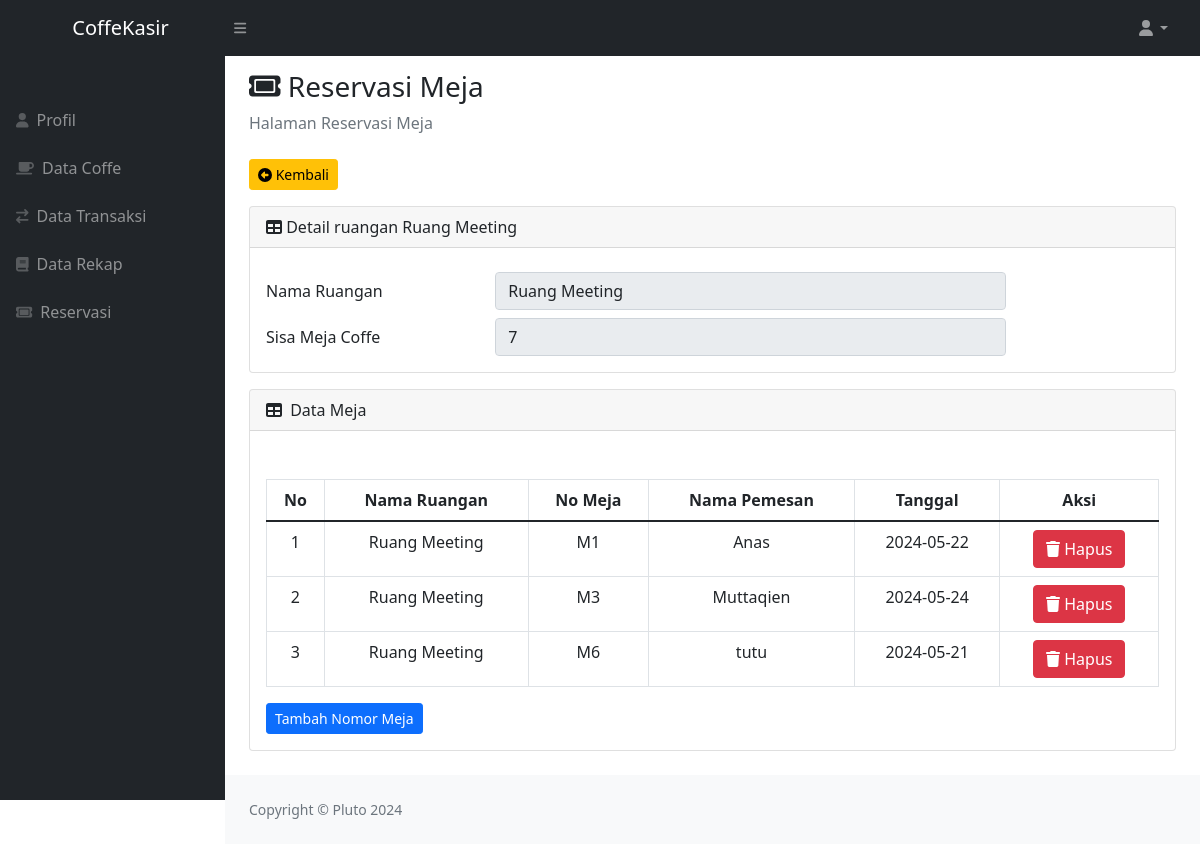
The app's page /detailruangan.php?data=1 (signed in) with its own data.
### tables this page shows
CREATE TABLE `ruangan` (
  `id_ruangan` int(11) NOT NULL,
  `nama_ruangan` varchar(50) NOT NULL
);

CREATE TABLE `meja` (
  `id_meja` int(11) NOT NULL,
  `id_ruangan` int(11) NOT NULL,
  `no_meja` varchar(25) NOT NULL,
  `nama_pemesan` varchar(25) NOT NULL,
  `tanggal` date NOT NULL
);

### detailruangan.php (the view, shortened to what this page needs)
<?php
require 'function.php';
include("koneksi/koneksi.php");
if (isset($_GET['data'])) {
    $id_ruangan = $_GET['data'];
    $query = mysqli_query($koneksi, "SELECT `nama_ruangan` FROM `ruangan` WHERE `id_ruangan` = '$id_ruangan'");
    while ($data = mysqli_fetch_array($query)) {
        $nama_ruangan = $data[0];
    }
}
$sql_count = "SELECT COUNT(*) as no_meja FROM `meja` WHERE `id_ruangan` = '$id_ruangan'";
$count_result = mysqli_query($koneksi, $sql_count);
$count_data = mysqli_fetch_assoc($count_result);
$existing_tables = $count_data['no_meja'];
$totalmeja = 10 - $existing_tables;
?>
<!DOCTYPE html>
<html lang="en">
<head>
    <link href="https://cdn.jsdelivr.net/npm/bootstrap@5.0.2/dist/css/bootstrap.min.css" rel="stylesheet">
    <link href="css/styles.css" rel="stylesheet" />
</head>
<body class="sb-nav-fixed">
    <nav class="sb-topnav navbar navbar-expand navbar-dark bg-dark">
        <a class="navbar-brand ps-3 text-center" href="index.php">CoffeKasir</a>
        <button class="btn btn-link btn-sm order-1 order-lg-0 me-4 me-lg-0" id="sidebarToggle" href="#!"><i class="fas fa-bars"></i></button>
        <ul class="navbar-nav ms-auto ms-md-0 me-3 me-lg-4">
            <li class="nav-item dropdown">
                <a class="nav-link dropdown-toggle" id="navbarDropdown" href="#" role="button" data-bs-toggle="dropdown" aria-expanded="false"><i class="fas fa-user fa-fw"></i></a>
            </li>
        </ul>
    </nav>
    <div id="layoutSidenav">
        <div id="layoutSidenav_nav">
            <nav class="sb-sidenav accordion sb-sidenav-dark" id="sidenavAccordion">
                <div class="sb-sidenav-menu">
                    <div class="nav">
                        <div class="sb-sidenav-menu-heading"></div>
                        <a class="nav-link" href="profil.php">
                            <div class="sb-nav-link-icon"><i class="fas fa-user"></i></div>
                            Profil
                        </a>
                        <a class="nav-link" href="datacoffe.php">
                            <div class="sb-nav-link-icon"><i class="fas fa-coffee"></i></div>
                            Data Coffe
                        </a>
                        <a class="nav-link" href="datatransaksi.php">
                            <div class="sb-nav-link-icon"><i class="fas fa-exchange"></i></div>
                            Data Transaksi
                        </a>
                        <a class="nav-link" href="datarekap.php">
                            <div class="sb-nav-link-icon"><i class="fas fa-book"></i></div>
                            Data Rekap
                        </a>
                        <a class="nav-link" href="reservasi.php">
                            <div class="sb-nav-link-icon"><i class="fas fa-ticket"></i></div>
                            Reservasi
                        </a>
                    </div>
                </div>
            </nav>
        </div>
        <div id="layoutSidenav_content">
            <main>
                <div class="container-fluid px-4">
                    <div class="col-sm-6">
                        <h3><i class="fas fa-ticket mt-3"></i> Reservasi Meja</h3>
                    </div>
                    <ol class="breadcrumb mb-4">
                        <li class="breadcrumb-item active">Halaman Reservasi Meja</li>
                    </ol>
                    <a href="reservasi.php" class="btn btn-sm btn-warning float-right mb-3"><i class="fas fa-arrow-alt-circle-left"></i> Kembali</a>
                    <div class="card card-info">
                        <div class="card-header">
                            <i class="fas fa-table mr-1"></i>
                            Detail ruangan <?php echo $nama_ruangan ?>
                        </div>
                        <form class="form-horizontal" action="konfirmasieditcoffe.php" method="post">
                            <div class="card-body">
                                <div class="form-group row mt-2">
                                    <label for="namacoffe" class="col-sm-3 col-form-label">Nama Ruangan</label>
                                    <div class="col-sm-7">
                                        <input type="text" class="form-control" name="namacoffe" id="namacoffe" value="<?php echo $nama_ruangan ?>" readonly>
                                    </div>
                                </div>
                                <div class="form-group row mt-2">
                                    <label for="hargacoffe" class="col-sm-3 col-form-label">Sisa Meja Coffe</label>
                                    <div class="col-sm-7">
                                        <input type="text" class="form-control" name="hargacoffe" id="hargacoffe" value="<?php echo $totalmeja ?>" readonly>
                                    </div>
                                </div>
                            </div>
                        </form>
                    </div>
                </div>
            </main>
            <main>
                <div class="container-fluid px-4 mt-3">
                    <div class="card mb-4">
                        <div class="card-header">
                            <i class="fas fa-table me-1"></i>
                            Data Meja
                        </div>
                        <div class="card-body">
                            <table id="datatablesSimple" class="table table-bordered text-center">
                                <thead>
                                    <tr>
                                        <th class="text-center">No</th>
                                        <th class="text-center">Nama Ruangan</th>
                                        <th class="text-center">No Meja</th>
                                        <th class="text-center">Nama Pemesan</th>
                                        <th class="text-center">Tanggal</th>
                                        <th class="text-center">Aksi</th>
                                    </tr>
                                </thead>
                                <tbody>
                                    <?php
                                    $no = 1;
                                    $query_meja = mysqli_query($koneksi, "SELECT m.*, r.nama_ruangan FROM `meja` m JOIN `ruangan` r ON m.id_ruangan = r.id_ruangan WHERE m.id_ruangan = '$id_ruangan'");
                                    while ($data = mysqli_fetch_array($query_meja)) {
                                        $id_meja = $data['id_meja'];
                                        $nama_ruangan1 = $data['nama_ruangan'];
                                        $nomor_meja = $data['no_meja'];
                                        $nama_pemesan = $data['nama_pemesan'];
                                        $tanggal = $data['tanggal'];
                                    ?>
                                        <tr>
                                            <td class="text-center"><?php echo $no; ?></td>
                                            <td class="text-center"><?php echo $nama_ruangan1 ?></td>
                                            <td class="text-center"><?php echo $nomor_meja ?></td>
                                            <td class="text-center"><?php echo $nama_pemesan ?></td>
                                            <td class="text-center"><?php echo $tanggal ?></td>
                                            <td class="text-center">
                                                <a href="detailruangan.php?aksi=hapus&data=<?php echo $id_meja; ?>&id_ruangan=<?php echo $id_ruangan; ?>" class="btn btn-xs btn-danger" onclick="return confirm('Anda yakin ingin menghapus meja ini?')">
                                                    <i class="fas fa-trash"></i> Hapus
                                                </a>
                                            </td>
                                        </tr>
                                    <?php
                                        $no++;
                                    }
                                    ?>
                                </tbody>
                            </table>
                            <div class="card-tools">
                                <button type="button" class="btn btn-sm btn-primary float-right" data-bs-toggle="modal" data-bs-target="#exampleModal">
                                    Tambah Nomor Meja
                                </button>
                            </div>
                        </div>
                    </div>
                </div>
            </main>
            <footer class="py-4 bg-light mt-auto">
                <div class="container-fluid px-4">
                    <div class="d-flex align-items-center justify-content-between small">
                        <div class="text-muted">Copyright &copy; Pluto 2024</div>
                    </div>
                </div>
            </footer>
        </div>
    </div>
</body>
</html>

### detailruangan.php (style rules this page uses)
a { text-decoration: none; color: black; }

### records on screen
ruangan: nama_ruangan "Ruang Meeting", namacoffe "Ruang Meeting"
meja: id_ruangan.nama_ruangan "Ruang Meeting", no_meja "M1", nama_pemesan "Anas", tanggal "2024-05-22"
meja: id_ruangan.nama_ruangan "Ruang Meeting", no_meja "M3", nama_pemesan "Muttaqien", tanggal "2024-05-24"
meja: id_ruangan.nama_ruangan "Ruang Meeting", no_meja "M6", nama_pemesan "tutu", tanggal "2024-05-21"
